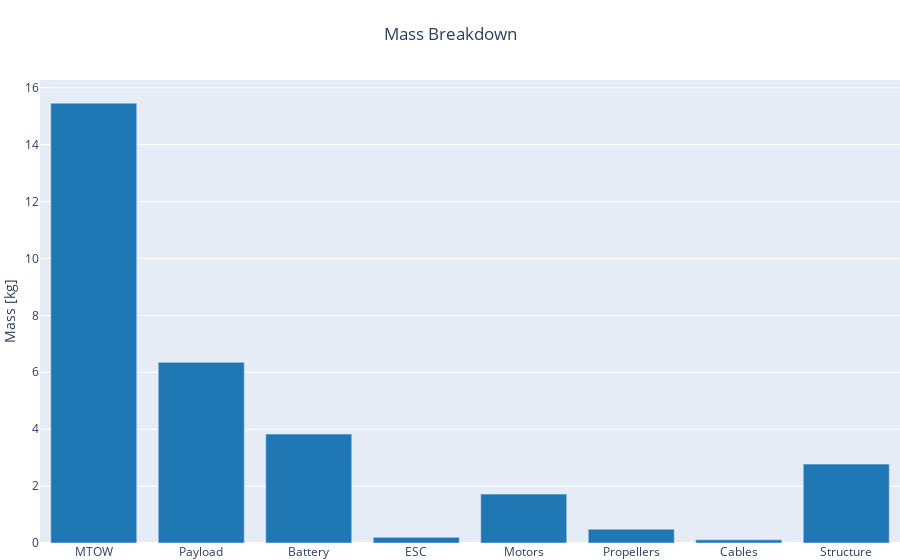

Notebook code for this chart:
### Code cell
fig = mass_breakdown_bar_plot_drone(DJI_M600_OUTPUT_FILE, name="Drone MDO")
fig.show()
# plotly.io.write_image(fig, "output_file.pdf", format="pdf")

### Figure 1 — Plotly figure (JSON) as saved in the notebook; plotly's stock layout.template omitted (floating-point values rounded to 4 significant figures)
{"data": [{"marker": {"color": "rgb(31, 119, 180)"}, "name": "Drone MDO", "type": "bar", "x": ["MTOW", "Payload", "Battery", "ESC", "Motors", "Propellers", "Cables", "Structure"], "y": [15.46, 6.35, 3.827, 0.198, 1.718, 0.4833, 0.1107, 2.772]}], "layout": {"autosize": true, "margin": {"b": 0, "l": 0, "r": 0, "t": 80}, "title": {"text": "Mass Breakdown", "x": 0.5}, "xaxis": {"autorange": true, "range": [-0.5, 7.5], "type": "category"}, "yaxis": {"autorange": true, "range": [0, 16.27], "title": {"text": "Mass [kg]"}, "type": "linear"}}}
